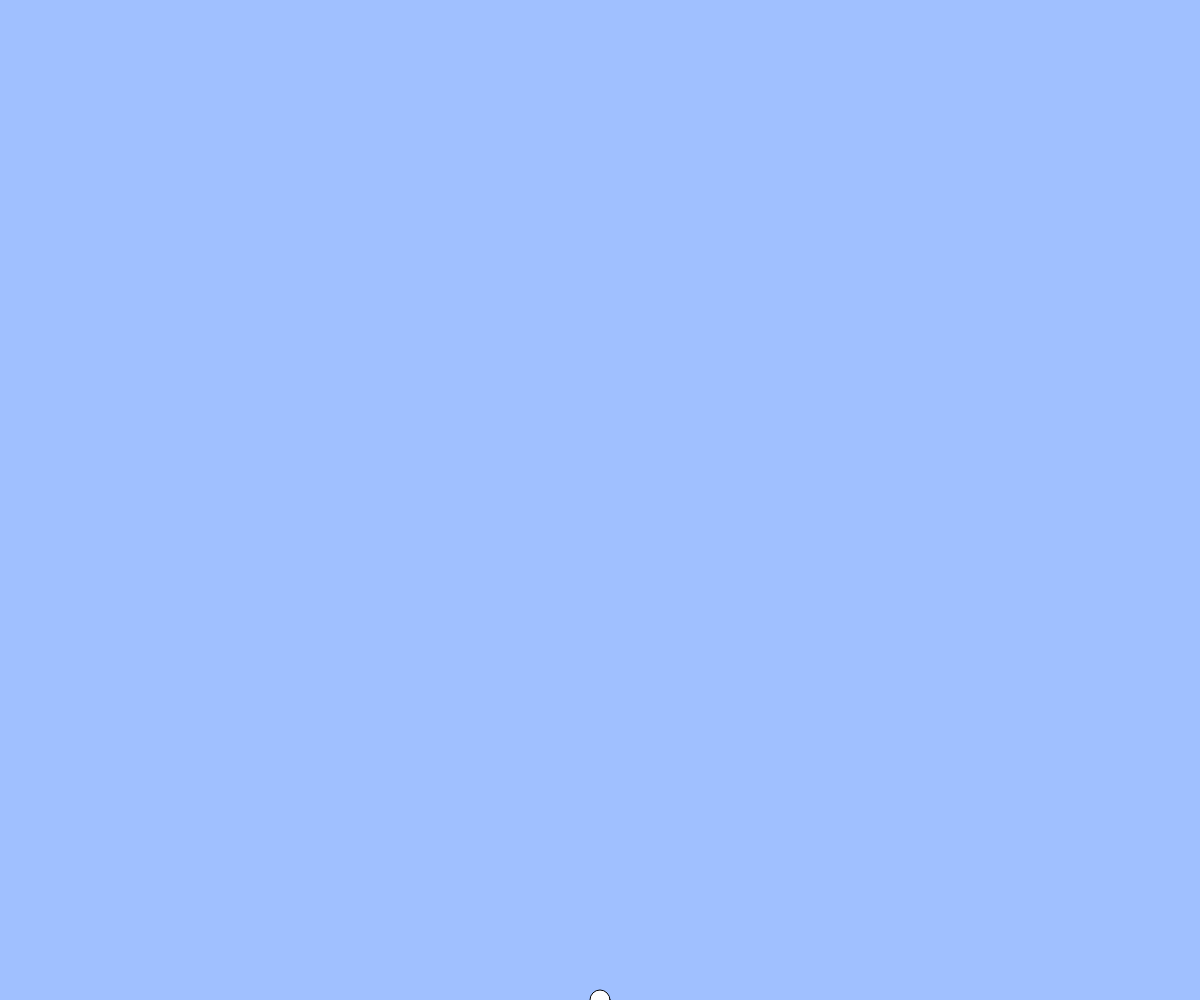
Frame 1 (no input)
Frame 60 (no input): identical to frame 1, image omitted
Frame 120 (the mouse pressed at the canvas centre since frame 60): identical to frame 1, image omitted

The p5.js sketch that drew this single still picture (run headless with seeded random() and noise() and a simulated clock; from frame 60 on, the mouse is pressed at the canvas centre):

// p5.js sketch
// ── sketch.js
// テキスト「アニメーションの基本」
let x, y, vx, vy;
const g = 1; // 重力加速度
const vyMax = 20;

function setup(){
  createCanvas(windowWidth, windowHeight);
  x = width / 2;
  y = height;
  vx = 10;
  vy = 10;
}

function draw(){
  background(160, 192, 255);
  ellipse(x, y, 20, 20);
  //x += vx;
// y += vy;
  if(keyIsDown(LEFT_ARROW)){ x -= 5; }
  if(keyIsDown(RIGHT_ARROW)){ x += 5; }
  if(keyIsDown(" ".charCodeAt(0))){ y += 2*vy;}
  else{y+= g*10}



  // 重力（コメント機能でオンオフ切り替えて実行してみましょう）
vy = constrain(vy + g, -vyMax, vyMax);

  // 端の処理パターン (1) 反対側から出てくる
   //if(x > width){ x = 0; }
   //else if(x < 0){ x = width; }
  //if(y > height){ y = 0; }
  //if(y < 0){ y = height; }

　// 端の処理パターン (2) 跳ね返る
  if(x < 0 || x > width){ vx = -1 * vx; }
  if(y > height){ vy = -1 * vy; }
  x = constrain(x, 0, width);
  y = constrain(y, 0, height);
}

function windowResized(){
  resizeCanvas(windowWidth, windowHeight);
}
